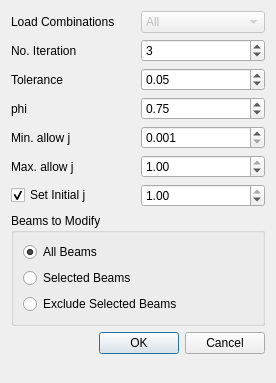
<?xml version="1.0" encoding="UTF-8"?>
<ui version="4.0">
 <class>Dialog</class>
 <widget class="QDialog" name="Dialog">
  <property name="geometry">
   <rect>
    <x>0</x>
    <y>0</y>
    <width>276</width>
    <height>383</height>
   </rect>
  </property>
  <property name="windowTitle">
   <string>beam torsion options</string>
  </property>
  <layout class="QVBoxLayout" name="verticalLayout">
   <item>
    <layout class="QGridLayout" name="gridLayout">
     <item row="0" column="1">
      <widget class="QComboBox" name="load_combination_box">
       <property name="enabled">
        <bool>false</bool>
       </property>
       <item>
        <property name="text">
         <string>All</string>
        </property>
       </item>
      </widget>
     </item>
     <item row="2" column="0">
      <widget class="QLabel" name="label_4">
       <property name="text">
        <string>Tolerance</string>
       </property>
      </widget>
     </item>
     <item row="1" column="0">
      <widget class="QLabel" name="label_3">
       <property name="text">
        <string>No. Iteration</string>
       </property>
      </widget>
     </item>
     <item row="3" column="1">
      <widget class="QDoubleSpinBox" name="phi_spinbox">
       <property name="maximum">
        <double>1.000000000000000</double>
       </property>
       <property name="singleStep">
        <double>0.050000000000000</double>
       </property>
       <property name="value">
        <double>0.750000000000000</double>
       </property>
      </widget>
     </item>
     <item row="5" column="0">
      <widget class="QLabel" name="label_6">
       <property name="text">
        <string>Max. allow j</string>
       </property>
      </widget>
     </item>
     <item row="6" column="0">
      <widget class="QCheckBox" name="initial_checkbox">
       <property name="text">
        <string>Set Initial j</string>
       </property>
       <property name="checked">
        <bool>true</bool>
       </property>
      </widget>
     </item>
     <item row="4" column="0">
      <widget class="QLabel" name="label_5">
       <property name="text">
        <string>Min. allow j</string>
       </property>
      </widget>
     </item>
     <item row="2" column="1">
      <widget class="QDoubleSpinBox" name="tolerance_spinbox">
       <property name="minimum">
        <double>0.010000000000000</double>
       </property>
       <property name="maximum">
        <double>0.500000000000000</double>
       </property>
       <property name="singleStep">
        <double>0.010000000000000</double>
       </property>
       <property name="value">
        <double>0.050000000000000</double>
       </property>
      </widget>
     </item>
     <item row="5" column="1">
      <widget class="QDoubleSpinBox" name="maxj_spinbox">
       <property name="minimum">
        <double>0.010000000000000</double>
       </property>
       <property name="maximum">
        <double>1.000000000000000</double>
       </property>
       <property name="singleStep">
        <double>0.010000000000000</double>
       </property>
       <property name="value">
        <double>1.000000000000000</double>
       </property>
      </widget>
     </item>
     <item row="4" column="1">
      <widget class="QDoubleSpinBox" name="minj_spinbox">
       <property name="decimals">
        <number>3</number>
       </property>
       <property name="minimum">
        <double>0.001000000000000</double>
       </property>
       <property name="maximum">
        <double>1.000000000000000</double>
       </property>
       <property name="singleStep">
        <double>0.010000000000000</double>
       </property>
       <property name="value">
        <double>0.001000000000000</double>
       </property>
      </widget>
     </item>
     <item row="6" column="1">
      <widget class="QDoubleSpinBox" name="initial_spinbox">
       <property name="minimum">
        <double>0.010000000000000</double>
       </property>
       <property name="maximum">
        <double>1.000000000000000</double>
       </property>
       <property name="singleStep">
        <double>0.010000000000000</double>
       </property>
       <property name="value">
        <double>1.000000000000000</double>
       </property>
      </widget>
     </item>
     <item row="3" column="0">
      <widget class="QLabel" name="label_2">
       <property name="text">
        <string>phi</string>
       </property>
      </widget>
     </item>
     <item row="1" column="1">
      <widget class="QSpinBox" name="iteration_spinbox">
       <property name="minimum">
        <number>1</number>
       </property>
       <property name="value">
        <number>3</number>
       </property>
      </widget>
     </item>
     <item row="0" column="0">
      <widget class="QLabel" name="label">
       <property name="text">
        <string>Load Combinations</string>
       </property>
      </widget>
     </item>
    </layout>
   </item>
   <item>
    <widget class="QGroupBox" name="groupBox">
     <property name="title">
      <string>Beams to Modify</string>
     </property>
     <layout class="QVBoxLayout" name="verticalLayout_2">
      <item>
       <widget class="QRadioButton" name="all_beams">
        <property name="text">
         <string>All Beams</string>
        </property>
        <property name="checked">
         <bool>true</bool>
        </property>
       </widget>
      </item>
      <item>
       <widget class="QRadioButton" name="selected_beams">
        <property name="text">
         <string>Selected Beams</string>
        </property>
       </widget>
      </item>
      <item>
       <widget class="QRadioButton" name="exclude_selected_beams">
        <property name="text">
         <string>Exclude Selected Beams</string>
        </property>
       </widget>
      </item>
     </layout>
    </widget>
   </item>
   <item>
    <widget class="QDialogButtonBox" name="buttonBox">
     <property name="orientation">
      <enum>Qt::Horizontal</enum>
     </property>
     <property name="standardButtons">
      <set>QDialogButtonBox::Cancel|QDialogButtonBox::Ok</set>
     </property>
    </widget>
   </item>
   <item>
    <spacer name="verticalSpacer">
     <property name="orientation">
      <enum>Qt::Vertical</enum>
     </property>
     <property name="sizeHint" stdset="0">
      <size>
       <width>20</width>
       <height>40</height>
      </size>
     </property>
    </spacer>
   </item>
  </layout>
 </widget>
 <tabstops>
  <tabstop>iteration_spinbox</tabstop>
  <tabstop>tolerance_spinbox</tabstop>
  <tabstop>phi_spinbox</tabstop>
  <tabstop>minj_spinbox</tabstop>
  <tabstop>maxj_spinbox</tabstop>
  <tabstop>initial_spinbox</tabstop>
  <tabstop>initial_checkbox</tabstop>
  <tabstop>load_combination_box</tabstop>
 </tabstops>
 <resources/>
 <connections>
  <connection>
   <sender>buttonBox</sender>
   <signal>accepted()</signal>
   <receiver>Dialog</receiver>
   <slot>accept()</slot>
   <hints>
    <hint type="sourcelabel">
     <x>248</x>
     <y>254</y>
    </hint>
    <hint type="destinationlabel">
     <x>157</x>
     <y>274</y>
    </hint>
   </hints>
  </connection>
  <connection>
   <sender>buttonBox</sender>
   <signal>rejected()</signal>
   <receiver>Dialog</receiver>
   <slot>reject()</slot>
   <hints>
    <hint type="sourcelabel">
     <x>316</x>
     <y>260</y>
    </hint>
    <hint type="destinationlabel">
     <x>286</x>
     <y>274</y>
    </hint>
   </hints>
  </connection>
 </connections>
</ui>
